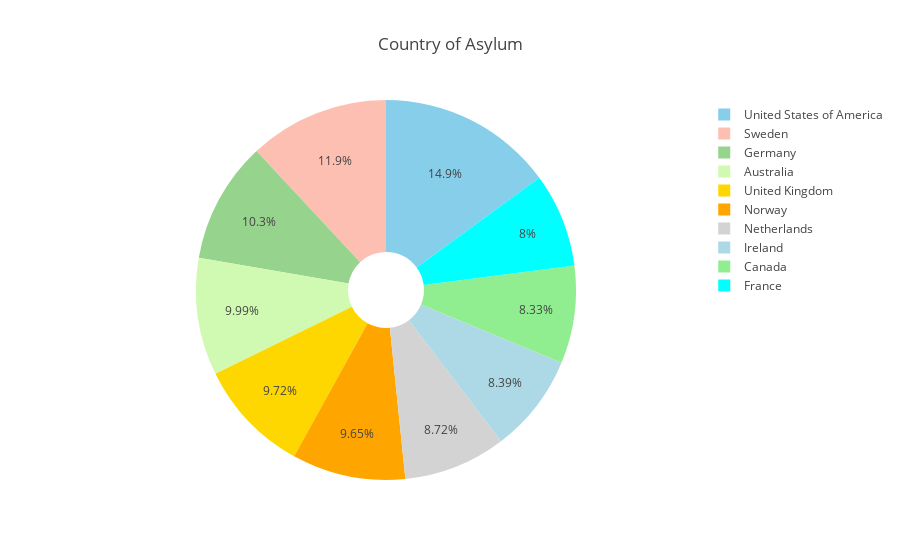

Here is the notebook cell this chart was saved with:
### Code cell
dff = df['Country / territory of asylum/residence'].value_counts()[:10]
label = dff.index
size = dff.values

colors = ['skyblue', '#FEBFB3', '#96D38C', '#D0F9B1', 'gold', 'orange', 'lightgrey', 
          'lightblue','lightgreen','aqua']
trace = go.Pie(labels=label, values=size, marker=dict(colors=colors),hole = .2)

data = [trace]
layout = go.Layout(
    title='Country of Asylum'
)

fig = go.Figure(data=data, layout=layout)
py.iplot(fig)

### Figure 1 — Plotly figure (JSON) as saved in the notebook; plotly's stock layout.template omitted (floating-point values rounded to 4 significant figures)
{"data": [{"hole": 0.2, "labels": ["United States of America", "Sweden", "Germany", "Australia", "United Kingdom", "Norway", "Netherlands", "Ireland", "Canada", "France"], "marker": {"colors": ["skyblue", "#FEBFB3", "#96D38C", "#D0F9B1", "gold", "orange", "lightgrey", "lightblue", "lightgreen", "aqua"]}, "type": "pie", "uid": "e0e7caa2-3a0b-4cf2-9c63-7055070f4fc2", "values": [4661, 3724, 3227, 3116, 3032, 3011, 2721, 2619, 2598, 2495]}], "layout": {"title": {"text": "Country of Asylum"}}}
